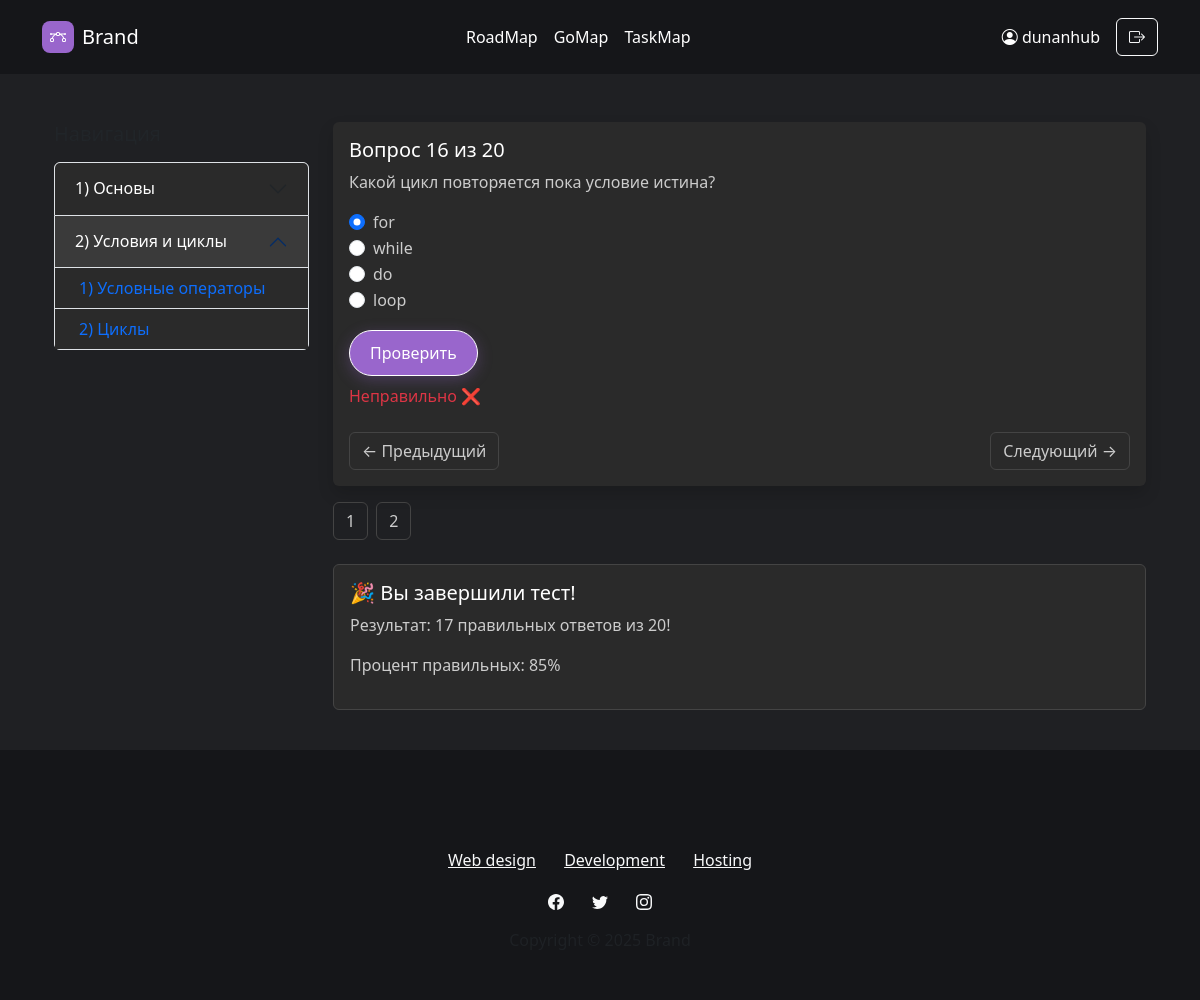
The page /tests/html/?q=36 (signed in) on the database its author committed.
### auth_app/models.py (models this page shows, shortened)
class CustomUser(AbstractUser):
    email = models.EmailField(unique=True)

### archive_test/models.py (models this page shows, shortened)
class Chapter(models.Model):
    language = models.ForeignKey(ProgrammingLanguage, on_delete=models.CASCADE)
    title = models.CharField(max_length=200)
    number = models.IntegerField()

class SubChapter(models.Model):
    chapter = models.ForeignKey(Chapter, on_delete=models.CASCADE)
    title = models.CharField(max_length=200)
    number = models.CharField(max_length=10)

class TestQuestion(models.Model):
    sub_chapter = models.ForeignKey(SubChapter, on_delete=models.CASCADE)
    question_text = models.TextField()
    correct_answer = models.CharField(max_length=200)
    choices = models.JSONField()  # Example: ["A", "B", "C", "D"]

class TestProgress(models.Model):
    user = models.ForeignKey(User, on_delete=models.CASCADE)
    question = models.ForeignKey(TestQuestion, on_delete=models.CASCADE)
    selected_answer = models.CharField(max_length=200, blank=True, null=True)
    is_correct = models.BooleanField(default=False)

### archive_test/views.py (the view)
# urls.py: path('<str:language>/', views.test_detail, name='test_detail'),
@login_required
def test_detail(request, language):
    lang = get_object_or_404(ProgrammingLanguage, slug=language)
    chapters = Chapter.objects.filter(language=lang).prefetch_related(
        Prefetch('subchapter_set', queryset=SubChapter.objects.prefetch_related('testquestion_set'))
    )
    question_id = request.GET.get('q')
    questions = TestQuestion.objects.filter(sub_chapter__chapter__language=lang)
    question_list = list(questions)
    total_questions = len(question_list)
    if not question_id:
        return redirect(request.path + f'?q={question_list[0].id}')
    try:
        current_question = TestQuestion.objects.get(id=question_id)
    except TestQuestion.DoesNotExist:
        return redirect(request.path + f'?q={question_list[0].id}')
    progress_qs = TestProgress.objects.filter(user=request.user, question__in=question_list)
    progress_dict = {p.question_id: p.is_correct for p in progress_qs}
    progress_ids = [p.question_id for p in progress_qs]
    feedback = None
    selected_answer = None
    test_completed = len(progress_dict) == total_questions
    if request.method == 'POST' and not test_completed and current_question.id not in progress_ids:
        selected_answer = request.POST.get('answer')
        if selected_answer:
            is_correct = selected_answer == current_question.correct_answer
            TestProgress.objects.create(
                user=request.user,
                question=current_question,
                selected_answer=selected_answer,
                is_correct=is_correct
            )
            feedback = 'correct' if is_correct else 'incorrect'
    else:
        existing = TestProgress.objects.filter(user=request.user, question=current_question).first()
        if existing:
            selected_answer = existing.selected_answer
            feedback = 'correct' if existing.is_correct else 'incorrect'
    correct_count = sum(progress_dict.values())
    percent_correct = round((correct_count / total_questions) * 100) if total_questions else 0
    current_index = question_list.index(current_question)
    previous_id = question_list[current_index - 1].id if current_index > 0 else None
    next_id = question_list[current_index + 1].id if current_index < total_questions - 1 else None
    current_chapter_id = current_question.sub_chapter.chapter.id
    return render(request, 'archive_test/test_detail.html', {
        'language': lang,
        'chapters': chapters,
        'question': current_question,
        'question_number': question_list.index(current_question) + 1,
        'total_questions': total_questions,
        'selected_answer': selected_answer,
        'feedback': feedback,
        'progress_dict': progress_dict,
        'correct_count': correct_count,
        'percent_correct': percent_correct,
        'current_question_id': current_question.id,
        'test_completed': test_completed,
        'previous_id': previous_id,
        'next_id': next_id,
        'current_chapter_id': current_chapter_id,
    })

### archive_test/templatetags/dict_extras.py (called while the page is built)
@register.filter
def get_item(dictionary, key):
    return dictionary.get(key)

### archive_test/templates/archive_test/test_detail.html (shortened to what this page needs)
{% extends 'base.html' %}
{% load static %}
{% load dict_extras %}
{% block content %}
<div class="container-fluid py-4">
    <div class="row">
        <div class="col-md-3">
            <h5 class="mb-3">Навигация</h5>
            <div class="accordion" id="chapterAccordion">
                {% for chapter in chapters %}
                <div class="accordion-item">
                    <h2 class="accordion-header" id="heading{{ chapter.id }}">
                        <button class="accordion-button {% if chapter.id != current_chapter_id %}collapsed{% endif %} bg-dark text-white" type="button"
                                data-bs-toggle="collapse"
                                data-bs-target="#collapse{{ chapter.id }}"
                                aria-expanded="{% if chapter.id == current_chapter_id %}true{% else %}false{% endif %}"
                                aria-controls="collapse{{ chapter.id }}">
                            {{ chapter.number }}) {{ chapter.title }}
                        </button>
                    </h2>
                    <div id="collapse{{ chapter.id }}" class="accordion-collapse collapse {% if chapter.id == current_chapter_id %}show{% endif %}"
                         aria-labelledby="heading{{ chapter.id }}"
                         data-bs-parent="#chapterAccordion">
                        <div class="accordion-body p-0">
                            <ul class="list-group list-group-flush">
                                {% for sub in chapter.subchapter_set.all %}
                                    {% with sub.testquestion_set.first.id as first_question_id %}
                                    <li class="list-group-item ps-4 {% if sub.id == current_subchapter_id %}active bg-primary text-white{% endif %}">
                                        <a href="?q={{ first_question_id }}" class="text-decoration-none d-block">
                                            {{ sub.number }}) {{ sub.title }}
                                        </a>
                                    </li>
                                    {% endwith %}
                                {% endfor %}
                            </ul>
                        </div>
                    </div>
                </div>
                {% endfor %}
            </div>
        </div>
        <div class="col-md-9">
            <div class="card shadow border-0 mb-3">
                <div class="card-body">
                    <h5 class="card-title">Вопрос {{ question_number }} из {{ total_questions }}</h5>
                    <p class="mb-3">{{ question.question_text }}</p>
                    <form method="post">
                        {% for choice in question.choices %}
                        <div class="form-check">
                            <input class="form-check-input" type="radio" name="answer" id="choice{{ forloop.counter }}" value="{{ choice }}"
                                   {% if selected_answer == choice %}checked{% endif %}>
                            <label class="form-check-label" for="choice{{ forloop.counter }}">
                                {{ choice }}
                            </label>
                        </div>
                        {% endfor %}
                        <button type="submit" class="btn custom-btn mt-3">Проверить</button>
                        {% if feedback == 'correct' %}
                            <p class="text-success mt-2">Правильно ✅</p>
                        {% elif feedback == 'incorrect' %}
                            <p class="text-danger mt-2">Неправильно ❌</p>
                        {% endif %}
                    </form>
                    <div class="d-flex justify-content-between mt-4">
                        {% if previous_id %}
                            <a href="?q={{ previous_id }}" class="btn btn-outline-secondary">&larr; Предыдущий</a>
                        {% else %}
                            <span></span>
                        {% endif %}
                        {% if next_id %}
                            <a href="?q={{ next_id }}" class="btn btn-outline-secondary">Следующий &rarr;</a>
                        {% endif %}
                    </div>
                </div>
            </div>
            <div class="d-flex gap-2 flex-wrap mb-4">
                {% for i in total_questions|make_list %}
                    {% with index=forloop.counter %}
                        {% if progress_dict|get_item:index == True %}
                            <a href="?q={{ index }}" class="btn btn-success">{{ index }}</a>
                        {% elif progress_dict|get_item:index == False %}
                            <a href="?q={{ index }}" class="btn btn-danger">{{ index }}</a>
                        {% else %}
                            <a href="?q={{ index }}" class="btn btn-outline-secondary">{{ index }}</a>
                        {% endif %}
                    {% endwith %}
                {% endfor %}
            </div>
            {% if progress_dict|length == total_questions %}
            <div class="alert alert-info">
                <h5>🎉 Вы завершили тест!</h5>
                <p>Результат: {{ correct_count }} правильных ответов из {{ total_questions }}!</p>
                <p>Процент правильных: {{ percent_correct }}%</p>
            </div>
            {% endif %}
        </div>
    </div>
</div>
{% endblock %}

### templates/includes/header.html (shortened to what this page needs)
<nav class="navbar navbar-light navbar-expand-md py-3" style="background: rgb(21, 22, 25);">
    <div class="container">
        <a class="navbar-brand d-flex align-items-center" href="/">
            <span class="bs-icon-sm bs-icon-rounded bs-icon-primary d-flex justify-content-center align-items-center me-2 bs-icon" style="background: rgb(153, 102, 204);">
            </span>
            <span style="color: rgb(255, 255, 255);">Brand</span>
        </a>
        <div class="collapse navbar-collapse" id="navcol-3">
            <ul class="navbar-nav mx-auto">
                <li class="nav-item"><a class="nav-link active" href="#" style="color: white;">RoadMap</a></li>
                <li class="nav-item"><a class="nav-link" href="#" style="color: white;">GoMap</a></li>
                <li class="nav-item"><a class="nav-link" href="#" style="color: white;">TaskMap</a></li>
            </ul>
            {% if user.is_authenticated %}
                <div class="d-flex align-items-center gap-3">
                    <a href="{% url 'profile' %}" class="text-white text-decoration-none">
                        <i class="bi bi-person-circle"></i> {{ user.username }}
                    </a>
                    <a href="{% url 'logout' %}" class="btn btn-outline-light" title="Выйти">
                        <i class="bi bi-box-arrow-right"></i>
                    </a>
                </div>
            {% else %}
                <button class="btn custom-btn" type="button"
                        onclick="location.href='{% url 'sign_in' %}'">
                    Войти
                </button>
            {% endif %}
        </div>
    </div>
</nav>

### static/css/style.css (style rules this page uses)
body { background: rgb(31, 32, 35); }

### archive_test/templates/archive_test/test_detail.html (style rules this page uses)
html, body { height: 100%; margin: 0; background-color: rgb(31, 32, 35) !important; }
body { display: flex; flex-direction: column; }
.custom-btn { background-color: #9966CC !important; border-color: #ffffff !important; color: #ffffff !important; padding: 10px 20px; border-radius: 25px; transition: transform 0.3s ease, box-shadow 0.3s ease; outline: none !important; box-shadow: 0 4px 15px rgba(153, 102, 204, 0.3); }
.card { background: #2a2a2a; border: none; color: #cccccc; }
.card-title, .card-body h5 { color: #ffffff; }
.accordion-button { background-color: #2a2a2a !important; color: #cccccc; }
.accordion-button:not(.collapsed) { color: #ffffff; background-color: #3a3a3a !important; }
.list-group-item { background-color: #2a2a2a; color: #cccccc; }
.form-check-label { color: #cccccc; }
.btn-outline-secondary { color: #cccccc; border-color: #444; }
.alert-info { background-color: #2a2a2a; border-color: #444; color: #cccccc; }
.alert-info h5 { color: #ffffff; }

### rows shown on the page
Chapter: number "1", title "Основы"
Chapter: number "2", title "Условия и циклы"
SubChapter: number "1", title "Условные операторы"
SubChapter: number "2", title "Циклы"
TestQuestion: question_text "Какой цикл повторяется пока условие истина?"
TestProgress: selected_answer "☑ for" "☐ while" "☐ do" "☐ loop"

### other values the page prints
{{ user.username }} "dunanhub"
{{ question_number }} "16"
{{ total_questions }} "20"
{{ choice }} "for" "while" "do" "loop"
{{ index }} "1" "2"
{{ correct_count }} "17"
{{ percent_correct }} "85"
